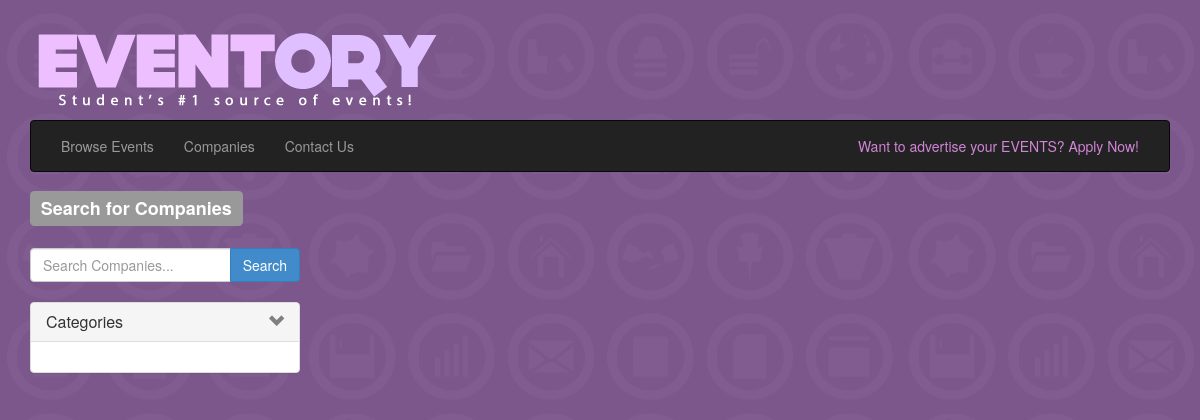
The page /company.php on the database as committed earlier.
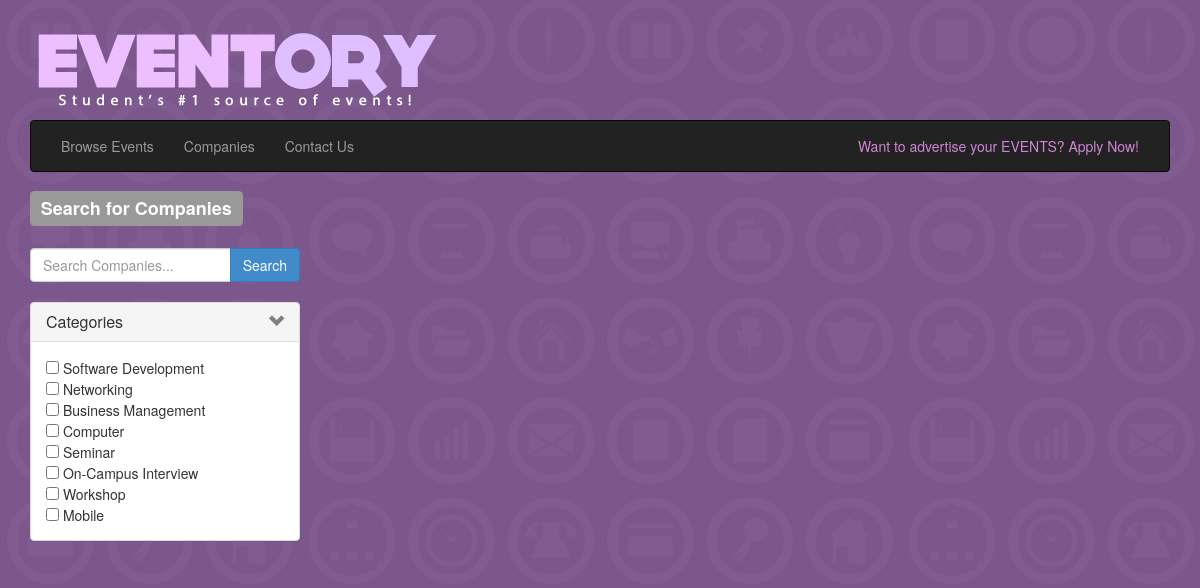
The same page on the database as committed later.
### tables this page shows
CREATE TABLE `category` (
  `idcategory` int(11) NOT NULL AUTO_INCREMENT,
  `category` varchar(45) NOT NULL,
  PRIMARY KEY (`idcategory`)
);

### model/categorymodel.php (called while the page is built, shortened)
<?php
	include_once('objects/categoryobject.php');
	class CategoryModel{
		function getAllCategories(){
			$categories =  array();
			$query = "SELECT *
					 FROM category";
			$query = mysql_query($query);
			$numrows = mysql_num_rows($query);
				if($numrows > 0 ){
					while($row = mysql_fetch_assoc($query)){
						$idcategory = $row['idcategory'];
						$category = $row['category'];
						$category = new CategoryObject($idcategory,$category);
						array_push($categories, $category);
					}
				}
				return $categories;
		}
	}
?>

### objects/categoryobject.php (called while the page is built, shortened)
<?php
	class CategoryObject{
		public function __construct($idcategory,$category){
			$this->idcategory = $idcategory;
			$this->category = $category;
		}
	}
?>

### company.php (the view, shortened to what this page needs)
<!DOCTYPE html>
<html>
	<head>
		<link href="css/bootstrap.css" rel="stylesheet">
		<link href="css/bootstrap.min.css" rel="stylesheet">
		<link href="css/customstyles.css" rel="stylesheet">
	</head>
	<body>
		<?php include('includes/nav.php');
		?>
		<h3> <div class="label label-default"> Search for Companies </div></h3>
		<BR>
		<div id="filter" class="col-lg-3">
				<div class="input-group">
					<input id='filter-searchbar' name='searchWord' type="text" class="searchbox form-control" placeholder="Search Companies..." value= "" ><br>
					<span class="input-group-btn">
						<button id = 'filter-button' type="submit" class="btn btn-primary">Search</button>
					</span>
				</div>
				<br>
				<div class="panel panel-default">
			    <div class="panel-heading">
			      <h4 class="panel-title">
			        <a class="accordion-toggle" data-toggle="collapse" data-parent="#accordion" href="#collapseOne">
			          Categories
			        </a>
			      </h4>
			    </div>
			    <div id="collapseOne" class="panel-collapse collapse in">
			      <div class="panel-body">
			    		<?php
							include_once('model/categorymodel.php');
							$model = new CategoryModel();
							$categories = $model->getAllCategories();
							foreach($categories as $category){
								$id = $category->idcategory;
								$c = $category->category;
							?>
							<input class = 'categories' type="checkbox" value=" <?php echo $id; ?>" > <?php echo $c; ?></input><br>
							<?php } ?>
			       </div>
			    </div>
			  </div>
		</div>
		<div id="results" class="col-lg-9">
			<br>
			<center>
			<div class="btn-toolbar" role="toolbar">
			</div>
			</center>
		</div>
	</body>
</html>

### includes/nav.php (shortened to what this page needs)
<div class="container">
        <a href="index.php"><img src="images/logo-2.png" class="img-responsive"/></a>
		<div class="navbar navbar-default navbar-inverse" role="navigation">
        <div class="navbar-collapse collapse">
          <ul class="nav navbar-nav">
				<li><a href="search.php">Browse Events</a></li>
				<li><a href="company.php">Companies</a></li>
				<li><a href="contact.php">Contact Us</a></li>
          </ul>
          <ul class="nav navbar-nav pull-right">
			<li><a href="apply.php" style="color:rgb(208, 133, 214);" onMouseOver="this.style.color='rgb(255, 255, 255)'"
   onMouseOut="this.style.color='rgb(208, 133, 214)'"> Want to advertise your EVENTS? Apply Now!</a></li>
          </ul>
        </div>
 </div>

### css/customstyles.css (style rules this page uses)
body { padding-top: 20px; padding-bottom: 20px; }
.navbar { margin-bottom: 20px; }

### company.php (style rules this page uses)
.col-lg-3 { position: relative; min-height: 1px; padding-right: 15px; padding-left: 0px; }
.img-responsive { display: block; max-height: 100px; max-width: 100%; }
.col-lg-12,.col-lg-9 { padding-right: 0px; }
#filter { float: left; }
#results { float: right; }
body { background-color: #7C578C; background: url('images/bg.png') repeat center center; }
.panel-heading .accordion-toggle:after { font-family: 'Glyphicons Halflings'; content: "\e114"; float: right; color: grey; }
.btn-toolbar { display:inline-block; text-align: center; padding: 25px; }

Rows that differ between the two databases and show on the page:
added category: category "Software Development"
added category: category "Networking"
added category: category "Business Management"
added category: category "Computer"
added category: category "Seminar"
added category: category "On-Campus Interview"
added category: category "Workshop"
added category: category "Mobile"
